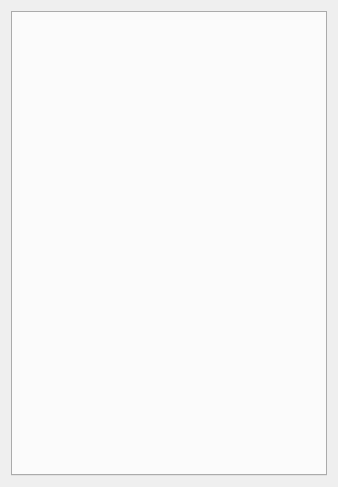
<?xml version="1.0" encoding="UTF-8"?>
<ui version="4.0">
 <class>ThermoWidget</class>
 <widget class="QWidget" name="ThermoWidget">
  <property name="geometry">
   <rect>
    <x>0</x>
    <y>0</y>
    <width>338</width>
    <height>487</height>
   </rect>
  </property>
  <property name="windowTitle">
   <string>Form</string>
  </property>
  <layout class="QVBoxLayout" name="verticalLayout">
   <item>
    <widget class="QTabWidget" name="tabWidget_thermo">
     <property name="currentIndex">
      <number>-1</number>
     </property>
    </widget>
   </item>
  </layout>
 </widget>
 <resources/>
 <connections/>
</ui>
